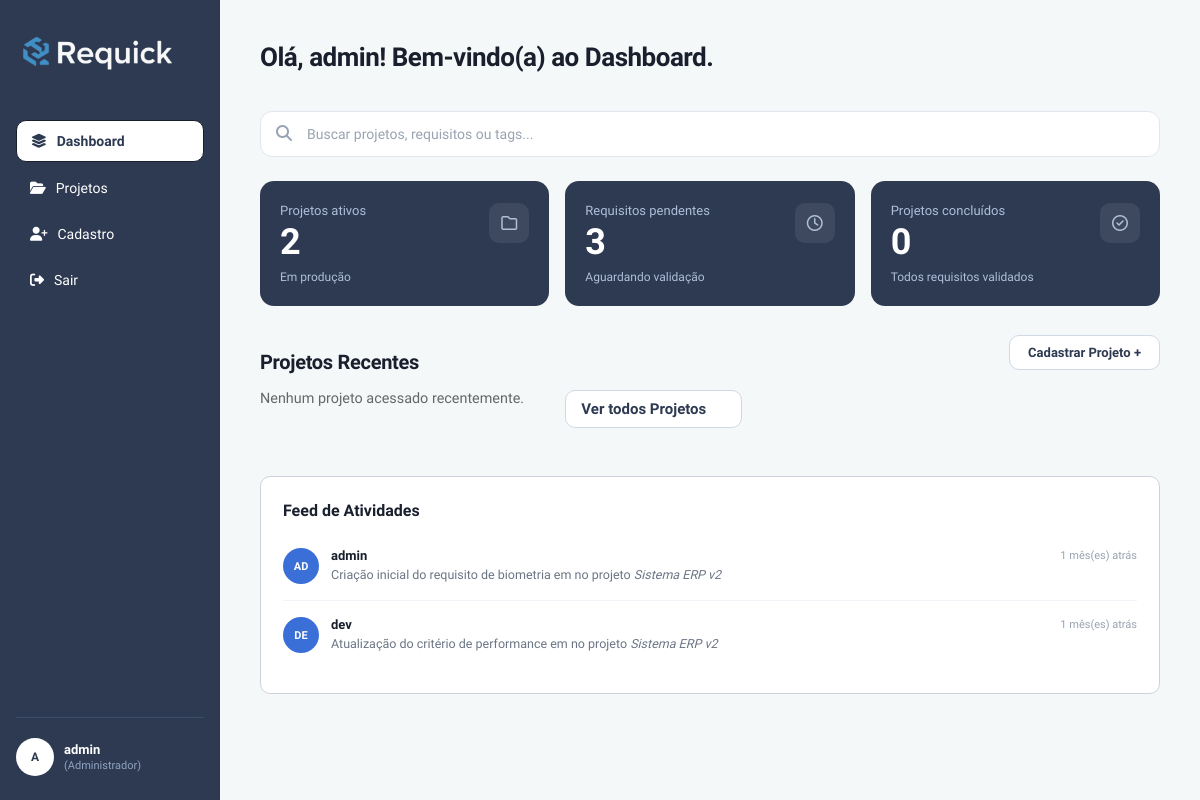
Page /php/dashboard.php (signed in) on the earlier database version.
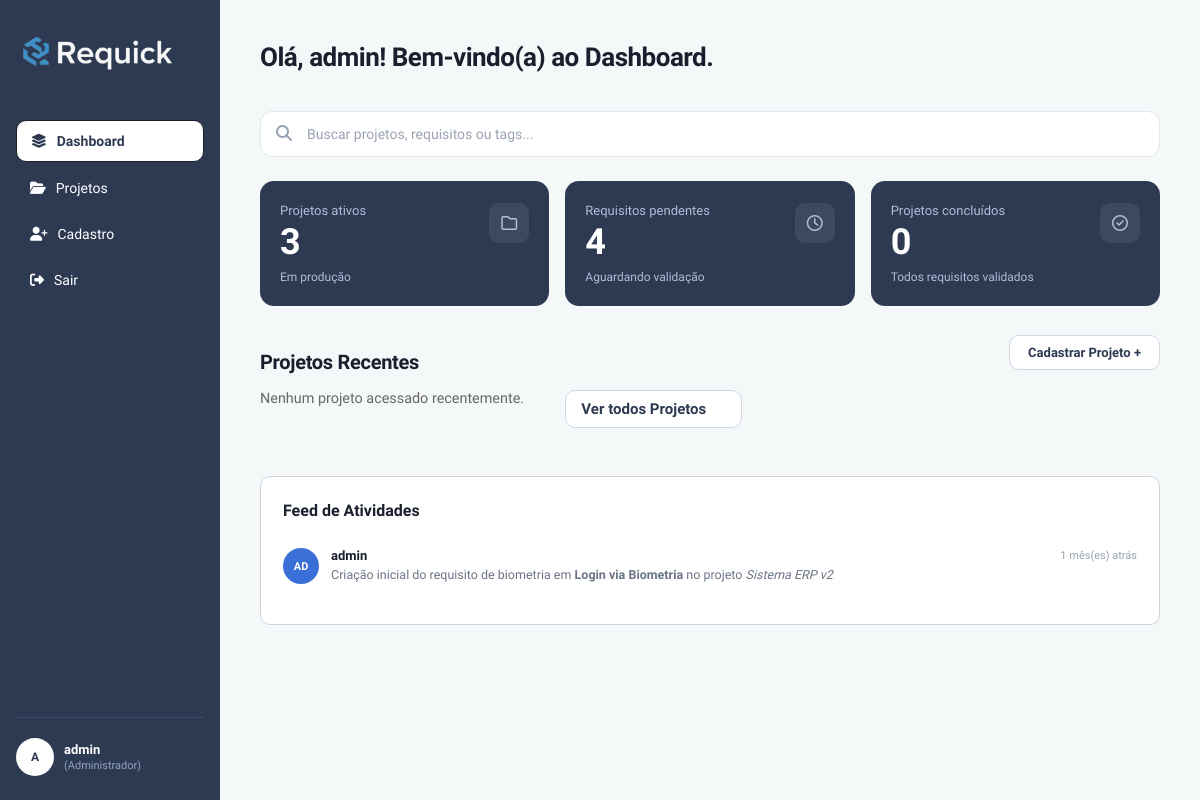
Same page on the later database version.
### tables this page shows
CREATE TABLE `tb_historico` (
  `id` int(11) NOT NULL,
  `data` datetime DEFAULT current_timestamp(),
  `modificacao` text NOT NULL,
  `autor` int(11) DEFAULT NULL,
  `id_requisito` int(11) DEFAULT NULL
);

CREATE TABLE `tb_usuarios` (
  `id` int(11) NOT NULL,
  `nome` varchar(100) NOT NULL,
  `email` varchar(100) NOT NULL,
  `tipo_usuario` varchar(50) DEFAULT NULL,
  `especializacao` varchar(100) DEFAULT NULL,
  `senha` varchar(255) NOT NULL,
  `id_empresa` int(11) DEFAULT NULL,
  `status` enum('ativo','inativo') NOT NULL DEFAULT 'ativo'
);

CREATE TABLE `tb_projetos` (
  `id` int(11) NOT NULL,
  `nome_projeto` varchar(150) NOT NULL,
  `data_criacao` date NOT NULL,
  `id_empresa` int(11) DEFAULT NULL,
  `descricao` text DEFAULT NULL,
  `status_projeto` tinyint(1) NOT NULL DEFAULT 0,
  `escopo_inicial` text NOT NULL DEFAULT 'não definido'
);

CREATE TABLE `tb_requisitos` (
  `id` int(11) NOT NULL,
  `titulo_requisito` varchar(255) NOT NULL,
  `descricao_requisito` text DEFAULT NULL,
  `tipo` enum('Funcional','Nao Funcional') NOT NULL,
  `prioridade` varchar(20) DEFAULT NULL,
  `responsavel` varchar(100) DEFAULT NULL,
  `autor` varchar(100) DEFAULT NULL,
  `data_modificacao` datetime DEFAULT current_timestamp() ON UPDATE current_timestamp(),
  `id_projeto` int(11) DEFAULT NULL,
  `status_req` tinyint(1) NOT NULL
);

### php/dashboard.php (the view, shortened to what the changed rows need)
<?php
require_once '../config/conexao.php';
$idEmpresaUsuario = $_SESSION['usuario_empresa'] ?? null;
?>
<!DOCTYPE html>
<html lang="pt-BR">
<head>
    <link rel="stylesheet" href="../css/style.css" />
    <link rel="stylesheet" href="../css/projetos.css" />
    <link rel="stylesheet" href="../css/modal.css">
    <link rel="stylesheet" href="https://cdnjs.cloudflare.com/ajax/libs/font-awesome/6.5.1/css/all.min.css">
</head>
<body>
    <div class="ConteudoPrincipal">
        <header class="CabecalhoPagina">
            <h1 class="TituloBoasVindas">Olá, <?= isset($_SESSION['usuario_nome']) ? htmlspecialchars($_SESSION['usuario_nome']) : 'Visitante' ?>! Bem-vindo(a) ao Dashboard.</h1>
        </header>
        <?php
        $sqlAtivos = "
            SELECT COUNT(DISTINCT p.id) AS total
            FROM tb_projetos p
            INNER JOIN tb_requisitos r ON r.id_projeto = p.id
            WHERE r.status_req = 0
        ";
        $sqlReqPendentes = "
            SELECT COUNT(*) AS total
            FROM tb_requisitos
            WHERE status_req = 0
        ";
        $totalAtivos     = $pdo->query($sqlAtivos)->fetchColumn();
        $totalPendentes  = $pdo->query($sqlReqPendentes)->fetchColumn();
        ?>
        <div class="GradeEstatisticas">
            <div class="CardEstatistica CardEstatisticaEscuro">
                <div class="InfoCard">
                    <p class="LabelCard">Projetos ativos</p>
                    <p class="NumeroCard"><?= $totalAtivos ?></p>
                    <p class="SubtituloCard">Em produção</p>
                </div>
            </div>
            <div class="CardEstatistica CardEstatisticaEscuro">
                <div class="InfoCard">
                    <p class="LabelCard">Requisitos pendentes</p>
                    <p class="NumeroCard"><?= $totalPendentes ?></p>
                    <p class="SubtituloCard">Aguardando validação</p>
                </div>
            </div>
        </div>
        <div class="SecaoProjetos">
            <div class="CabecalhoProjetos">
                <h2 class="TituloSecao">Projetos Recentes</h2>
            </div>
        </div>
        <div class="FeedAtividades">
            <h2 class="TituloFeed">Feed de Atividades</h2>
            <ul class="ListaAtividades">
                <?php
                if (!function_exists('tempoAtras')) {
                    function tempoAtras($data) {
                        $agora     = new DateTime();
                        $dataBanco = new DateTime($data);
                        $diferenca = $agora->diff($dataBanco);
                        if ($diferenca->m > 0) return $diferenca->m . ' mês(es) atrás';
                        return 'agora mesmo';
                    }
                }
                $sqlFeed = "
                    SELECT
                        h.modificacao,
                        h.data,
                        u.nome  AS autor_nome,
                        r.titulo_requisito,
                        p.nome_projeto
                    FROM tb_historico h
                    INNER JOIN tb_usuarios   u ON u.id = h.autor
                    INNER JOIN tb_requisitos r ON r.id = h.id_requisito
                    INNER JOIN tb_projetos   p ON p.id = r.id_projeto
                    WHERE p.id_empresa = :id_empresa
                    ORDER BY h.data DESC
                    LIMIT 10
                ";
                try {
                    $stmtFeed = $pdo->prepare($sqlFeed);
                    $stmtFeed->execute(['id_empresa' => $idEmpresaUsuario]);
                    $atividades = $stmtFeed->fetchAll(PDO::FETCH_ASSOC);
                    if (count($atividades) > 0) {
                        foreach ($atividades as $atividade):
                            $partesNome = explode(' ', trim($atividade['autor_nome']));
                            if (count($partesNome) >= 2) {
                                $iniciais = strtoupper(substr($partesNome[0], 0, 1) . substr(end($partesNome), 0, 1));
                            } else {
                                $iniciais = strtoupper(substr($partesNome[0], 0, 2));
                            }
                ?>
                            <li class="ItemAtividade">
                                <div class="AvatarAtividade"><?= htmlspecialchars($iniciais) ?></div>
                                <div class="ConteudoAtividade">
                                    <div class="LinhaAtividade">
                                        <p class="NomeAtividade"><?= htmlspecialchars($atividade['autor_nome']) ?></p>
                                        <p class="TempoAtividade"><?= tempoAtras($atividade['data']) ?></p>
                                    </div>
                                    <p class="TextoAtividade">
                                        <?= htmlspecialchars($atividade['modificacao']) ?> em
                                        <strong><?= htmlspecialchars($atividade['titulo_requisito']) ?></strong>
                                        no projeto <em><?= htmlspecialchars($atividade['nome_projeto']) ?></em>
                                    </p>
                                </div>
                            </li>
                <?php
                        endforeach;
                    } else {
                        echo "<p style='color: #666; font-size: 0.9rem;'>Nenhuma atividade recente encontrada nos projetos da sua empresa.</p>";
                    }
                } catch (PDOException $e) {
                    echo "<p style='color: red;'>Erro ao carregar o feed de atividades: " . htmlspecialchars($e->getMessage()) . "</p>";
                }
                ?>
            </ul>
        </div>
    </div>
</body>
</html>

Differences in the rows shown:
removed tb_historico: autor.nome "DE", autor.nome "dev", data "1 mês(es) atrás", modificacao "Atualização do critério de performance", tb_projetos.nome_projeto "Sistema ERP v2"
changed through a linked row, tb_historico "Criação inicial do requisito de biometria": id_requisito.titulo_requisito (not shown) → "Login via Biometria"
Other differences:
$totalAtivos: "2" → "3"
$totalPendentes: "3" → "4"
